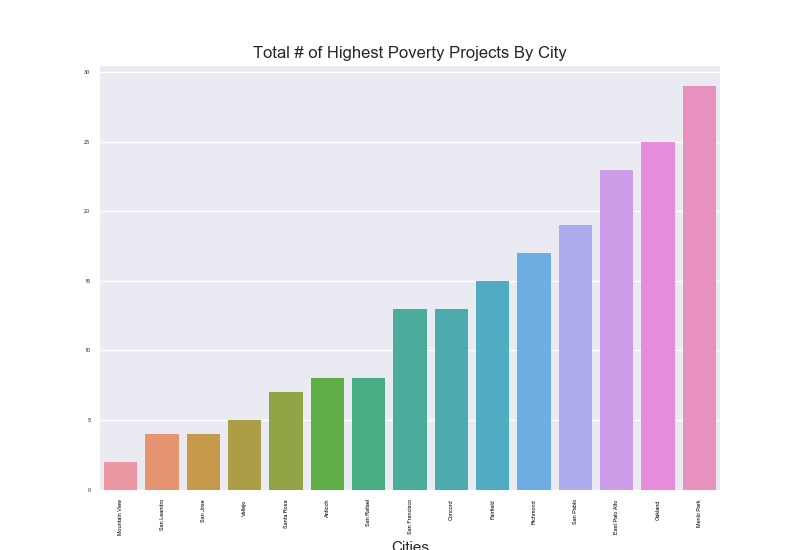

Reproduce this figure in Python.
import matplotlib.pyplot as plt; plt.rcdefaults()
import numpy as np
import matplotlib.pyplot as plt
import seaborn as sns
 
objects = ('Mountain View', 'San Leandro', 'San Jose', 'Vallejo', 'Santa Rosa', 'Antioch', 'San Rafael', 'San Francisco', 'Concord', 'Fairfield', 'Richmond', 'San Pablo', 'East Palo Alto', 'Oakland', 'Menlo Park')

y_pos = np.arange(len(objects))

cost = [2, 4, 4, 5, 7, 8, 8, 13, 13, 15, 17, 19, 23, 25, 29]

barlist = plt.bar(y_pos, cost, align='center', alpha=0.5, color="orange")
plt.xticks(y_pos, objects, rotation='vertical')
plt.tick_params(labelsize=4)
ax=plt.gca()
ax.tick_params(axis='x', colors='black')

sns.set_style("whitegrid")
tips = sns.load_dataset("tips")
axis = sns.barplot(x=objects, y=cost, data=tips)

plt.xlabel('Cities')
plt.title('Total # of Highest Poverty Projects By City')

plt.savefig("highestpov_cities_bargraph")
plt.show()